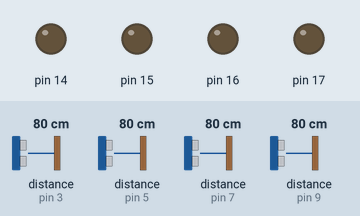
A sketch run on a simulated Arduino Uno, built with avr-gcc and run on an emulated ATmega328P. Shown: output pins drawn as LEDs (lit = HIGH). Wiring (inferred from the names in the program): 4 × ultrasonic range finder: trigger pin 2, echo pin 3 / trigger pin 4, echo pin 5 / trigger pin 6, echo pin 7 / trigger pin 8, echo pin 9. The inputs (shaded band) are chosen by the test bench; at power-on: distance to the obstacle (sensors on pin 3, pin 5, pin 7, pin 9) 80 cm. The echo pulse lasts 58.3 µs per cm; pins used as bus, display or sensor lines are not drawn.

Above: at 6.1 s.
6.2 s: distance to the obstacle (sensor on pin 3) set to 12 cm
7.7 s: distance to the obstacle (sensor on pin 3) set to 9 cm
At 8.9 s:
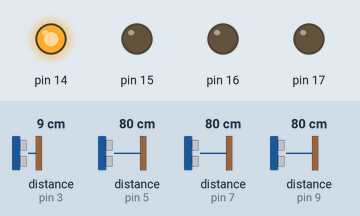
9.2 s: distance to the obstacle (sensor on pin 5) set to 12 cm
10.7 s: distance to the obstacle (sensor on pin 5) set to 9 cm
At 11.4 s:
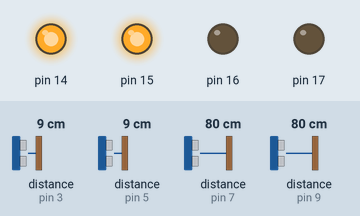
12.2 s: distance to the obstacle (sensor on pin 7) set to 11 cm
13.7 s: distance to the obstacle (sensor on pin 7) set to 8 cm
At 14.5 s:
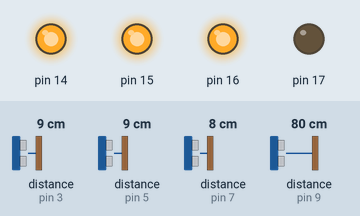
Timing chart, 0 to 16.2 s (numbered marks = the images above; inputs shaded):
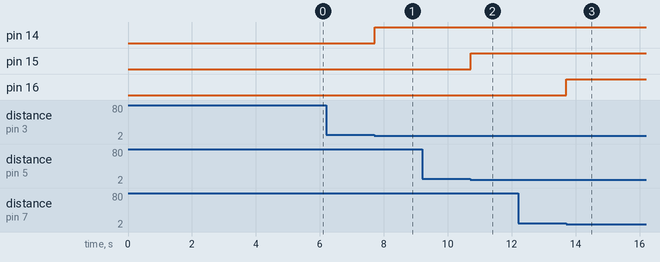

The sketch:

_4ULTRASONICOS.ino
```cpp
long distancia1;
long tiempo1;
int trigPin1 = 2;
int echoPin1 = 3;

long distancia2;
long tiempo2;
int trigPin2 = 4;
int echoPin2 = 5;

long distancia3;
long tiempo3;
int trigPin3 = 6;
int echoPin3 = 7;

long distancia4;
long tiempo4;
int trigPin4 = 8;
int echoPin4 = 9;

void setup(){
  //Serial.begin(9600);
  pinMode(trigPin1, OUTPUT); /*activación del pin 9 como salida: para el pulso ultrasónico*/
  pinMode(echoPin1, INPUT); /*activación del pin 8 como entrada: tiempo del rebote del ultrasonido*/

  pinMode(trigPin2, OUTPUT); /*activación del pin 9 como salida: para el pulso ultrasónico*/
  pinMode(echoPin2, INPUT); /*activación del pin 8 como entrada: tiempo del rebote del ultrasonido*/

  pinMode(trigPin3, OUTPUT); /*activación del pin 9 como salida: para el pulso ultrasónico*/
  pinMode(echoPin3, INPUT); /*activación del pin 8 como entrada: tiempo del rebote del ultrasonido*/

  pinMode(trigPin4, OUTPUT); /*activación del pin 9 como salida: para el pulso ultrasónico*/
  pinMode(echoPin4, INPUT); /*activación del pin 8 como entrada: tiempo del rebote del ultrasonido*/

  pinMode(14,OUTPUT);
  pinMode(15,OUTPUT);
  pinMode(16,OUTPUT);
  pinMode(17,OUTPUT);
  digitalWrite(14,LOW);
  digitalWrite(15,LOW);
  digitalWrite(16,LOW);
  digitalWrite(17,LOW);
  delay(4900);

}

void loop(){
  digitalWrite(trigPin1,LOW); /* Por cuestión de estabilización del sensor*/
  delayMicroseconds(2);
  digitalWrite(trigPin1, HIGH); /* envío del pulso ultrasónico*/
  delayMicroseconds(10);
  digitalWrite(trigPin1,LOW);

  tiempo1=pulseIn(echoPin1, HIGH);
  distancia1= int(((tiempo1)/2)/29);
  //Serial.print(distancia1);
  //Serial.println("CM_1");
  //delay(10);

  digitalWrite(trigPin2,LOW); /* Por cuestión de estabilización del sensor*/
  delayMicroseconds(2);
  digitalWrite(trigPin2, HIGH); /* envío del pulso ultrasónico*/
  delayMicroseconds(10);
  digitalWrite(trigPin2,LOW);

  tiempo2=pulseIn(echoPin2, HIGH);
  distancia2= int(((tiempo2)/2)/29);
  //Serial.print(distancia2);
  //Serial.println("CM_2");
  //delay(10);

  digitalWrite(trigPin3,LOW); /* Por cuestión de estabilización del sensor*/
  delayMicroseconds(2);
  digitalWrite(trigPin3, HIGH); /* envío del pulso ultrasónico*/
  delayMicroseconds(10);
  digitalWrite(trigPin3,LOW);

  tiempo3=pulseIn(echoPin3, HIGH);
  distancia3= int(((tiempo3)/2)/29);
  //Serial.print(distancia3);
  //Serial.println("CM_3");
  //delay(10);

  digitalWrite(trigPin4,LOW); /* Por cuestión de estabilización del sensor*/
  delayMicroseconds(2);
  digitalWrite(trigPin4, HIGH); /* envío del pulso ultrasónico*/
  delayMicroseconds(10);
  digitalWrite(trigPin4,LOW);

  tiempo4=pulseIn(echoPin4, HIGH);
  distancia4= int(((tiempo4)/2)/29);
  //Serial.print(distancia4);
  //Serial.println("CM_4");
  //delay(10);

  if(distancia1<10){
    digitalWrite(14,HIGH);}
  if(distancia1>10){
      digitalWrite(14,LOW);}

  if(distancia2<10){
    digitalWrite(15,HIGH);}
  if(distancia2>10){
      digitalWrite(15,LOW);}

  if(distancia3<10){
    digitalWrite(16,HIGH);}
  if(distancia3>10){
      digitalWrite(16,LOW);}

  if(distancia4<10){
    digitalWrite(17,HIGH);}
  if(distancia4>10){
      digitalWrite(17,LOW);}
}
```

Measured:
- the behaviour switches between 11 and 10 cm on distance to the obstacle (sensor on pin 3) (found by bisection; images 0 and 1)
- the behaviour switches between 11 and 10 cm on distance to the obstacle (sensor on pin 5) (found by bisection; images 1 and 2)
- the behaviour switches between 10 and 9 cm on distance to the obstacle (sensor on pin 7) (found by bisection; images 2 and 3)
- after the input at 6.2 s, every drawn part: stays the same
- after the input at 7.7 s, pin 14: LOW → HIGH at once
- after the input at 9.2 s, every drawn part: stays the same
- after the input at 10.7 s, pin 15: LOW → HIGH at once
- after the input at 12.2 s, every drawn part: stays the same
- after the input at 13.7 s, pin 16: LOW → HIGH at once
